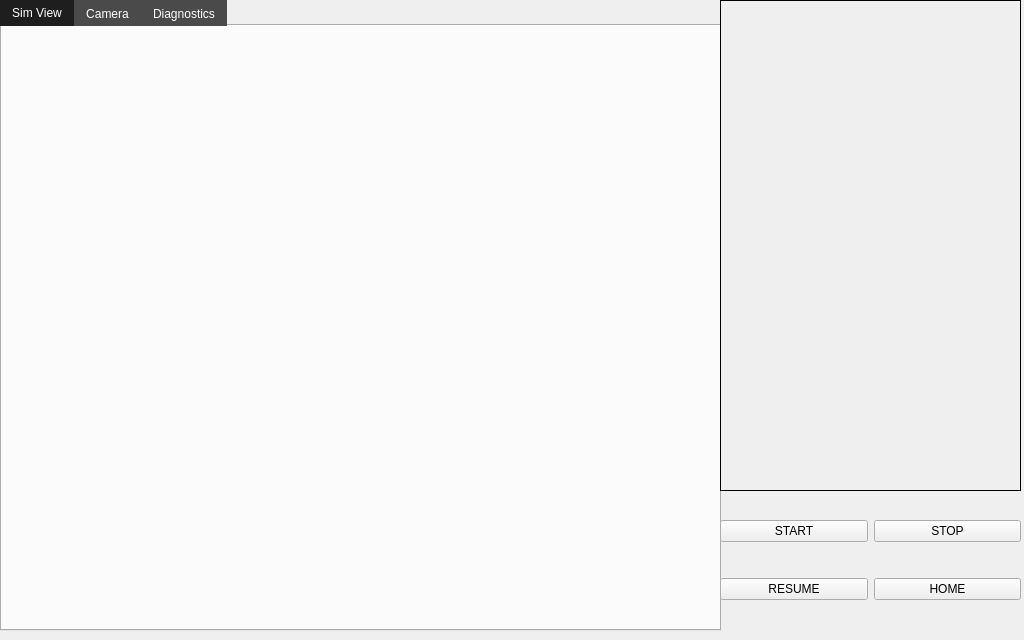
<?xml version="1.0" encoding="UTF-8"?>
<ui version="4.0">
 <class>MainWindow</class>
 <widget class="QMainWindow" name="MainWindow">
  <property name="geometry">
   <rect>
    <x>0</x>
    <y>0</y>
    <width>1024</width>
    <height>640</height>
   </rect>
  </property>
  <property name="windowTitle">
   <string>WordleBot</string>
  </property>
  <widget class="QWidget" name="centralwidget">
   <widget class="QTabWidget" name="mainTab">
    <property name="geometry">
     <rect>
      <x>0</x>
      <y>0</y>
      <width>721</width>
      <height>631</height>
     </rect>
    </property>
    <property name="styleSheet">
     <string notr="true">QTabBar {
    background: #2e2e2e;
}

QTabBar::tab {
    background: #4a4a4a;
    color: white;
}

QTabBar::tab:selected {
    background: #1e1e1e;
}</string>
    </property>
    <property name="currentIndex">
     <number>0</number>
    </property>
    <widget class="QWidget" name="tab">
     <attribute name="title">
      <string>Sim View</string>
     </attribute>
    </widget>
    <widget class="QWidget" name="tab_2">
     <attribute name="title">
      <string>Camera</string>
     </attribute>
    </widget>
    <widget class="QWidget" name="tab_3">
     <attribute name="title">
      <string>Diagnostics</string>
     </attribute>
    </widget>
   </widget>
   <widget class="QWidget" name="wordle" native="true">
    <property name="geometry">
     <rect>
      <x>720</x>
      <y>0</y>
      <width>301</width>
      <height>491</height>
     </rect>
    </property>
    <property name="styleSheet">
     <string notr="true">border: 1px solid black</string>
    </property>
   </widget>
   <widget class="QWidget" name="">
    <property name="geometry">
     <rect>
      <x>720</x>
      <y>490</y>
      <width>301</width>
      <height>141</height>
     </rect>
    </property>
    <layout class="QGridLayout" name="gridLayout">
     <item row="0" column="0">
      <widget class="QPushButton" name="pushButton">
       <property name="text">
        <string>START</string>
       </property>
      </widget>
     </item>
     <item row="1" column="0">
      <widget class="QPushButton" name="pushButton_2">
       <property name="text">
        <string>RESUME</string>
       </property>
      </widget>
     </item>
     <item row="1" column="1">
      <widget class="QPushButton" name="pushButton_3">
       <property name="text">
        <string>HOME</string>
       </property>
      </widget>
     </item>
     <item row="0" column="1">
      <widget class="QPushButton" name="pushButton_4">
       <property name="text">
        <string>STOP</string>
       </property>
      </widget>
     </item>
    </layout>
   </widget>
  </widget>
 </widget>
 <resources/>
 <connections/>
</ui>
